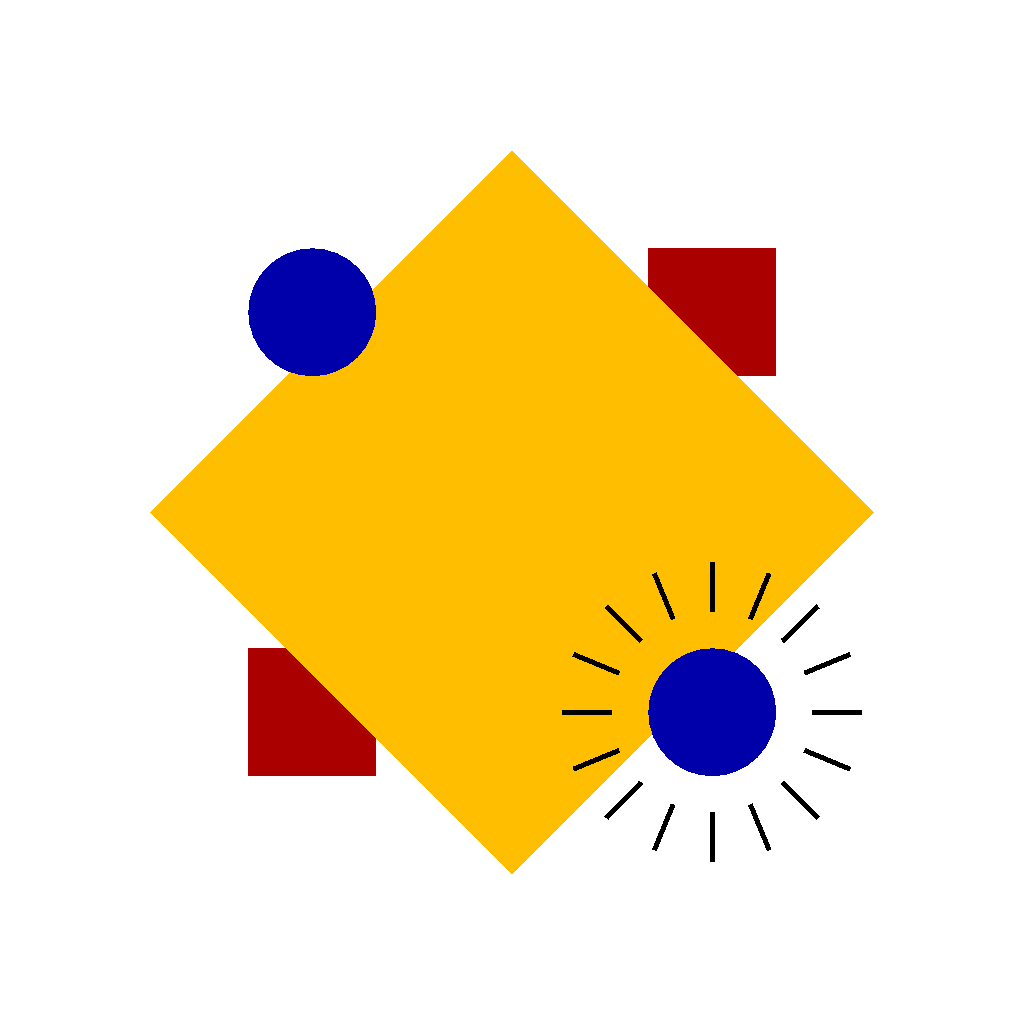
Frame 1 (no input)
Frame 60 (the mouse pressed at the canvas centre just before this capture): identical to frame 1, image omitted
Frame 120 (the mouse held since frame 60 and released just before this capture): identical to frame 1, image omitted

The Processing sketch that drew this single still picture (run headless with seeded random() and noise(); from frame 60 on, the mouse is pressed at the canvas centre):

// Processing sketch: lecture_240904b_matrixDemo
// ── lecture_240904b_matrixDemo.pde
void setup(){
  size(1024, 1024);
  noStroke();
  noSmooth();
  strokeWeight(5);
  strokeCap(SQUARE);
  rectMode(CENTER);
}

void draw(){
  background(#ffffff);
  
  // move (0, 0) to the center of the canvas
  translate(width/2, height/2);
  
  // red squares behind
  fill(#aa0000);
  square(200, -200, 128);
  square(-200, 200, 128);
    
  // make a copy of the current matrix and add it to the stack
  pushMatrix();
  
  fill(#ffbf00); // yellow
  rotate(TAU/8.0); // tilted around origin by 1/8 turn
  square(0, 0, 512);
  
  // current matrix state:
    // translate to center
    // and rotate 1/8 a turn
  popMatrix(); // return to our "checkpointed" matrix
  
  // blue circles in front
  fill(#0000aa); // blue
  pushMatrix(); // checkpoint current matrix
  translate(200, 200);
  circle(0, 0, 128);
  stroke(0);
  line(100, 0, 150, 0); // draw 16 lines radiating out of the circle
  rotate(TAU/16.0);
  line(100, 0, 150, 0);
  rotate(TAU/16.0);
  line(100, 0, 150, 0);
  rotate(TAU/16.0);
  line(100, 0, 150, 0);
  rotate(TAU/16.0);
  line(100, 0, 150, 0);
  rotate(TAU/16.0);
  line(100, 0, 150, 0);
  rotate(TAU/16.0);
  line(100, 0, 150, 0);
  rotate(TAU/16.0);
  line(100, 0, 150, 0);
  rotate(TAU/16.0);
  line(100, 0, 150, 0);
  rotate(TAU/16.0);
  line(100, 0, 150, 0);
  rotate(TAU/16.0);
  line(100, 0, 150, 0);
  rotate(TAU/16.0);
  line(100, 0, 150, 0);
  rotate(TAU/16.0);
  line(100, 0, 150, 0);
  rotate(TAU/16.0);
  line(100, 0, 150, 0);
  rotate(TAU/16.0);
  line(100, 0, 150, 0);
  rotate(TAU/16.0);
  line(100, 0, 150, 0);
  noStroke();
  popMatrix(); // return to last checkpoint
  
  circle(-200, -200, 128);
  
  if(frameCount == 1){
    save("output.png");
    println("saved as output.png!");
  }
  
}
